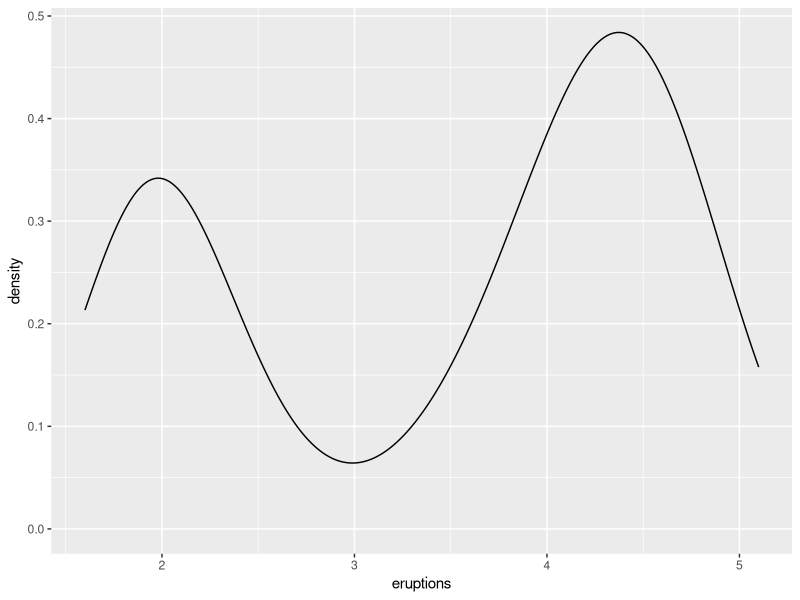
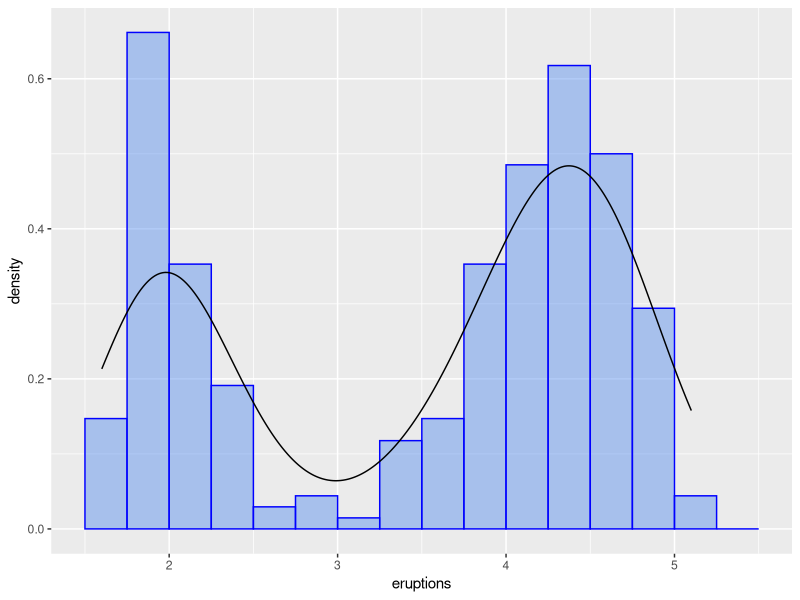
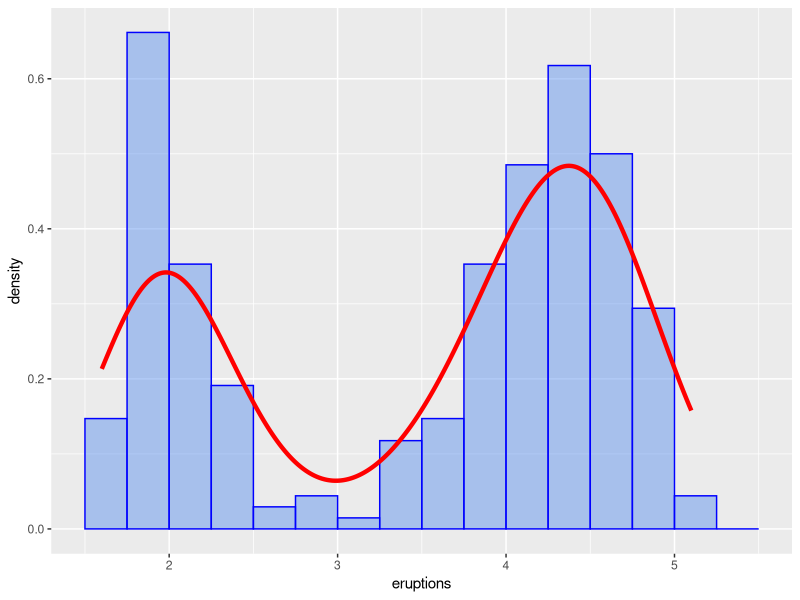
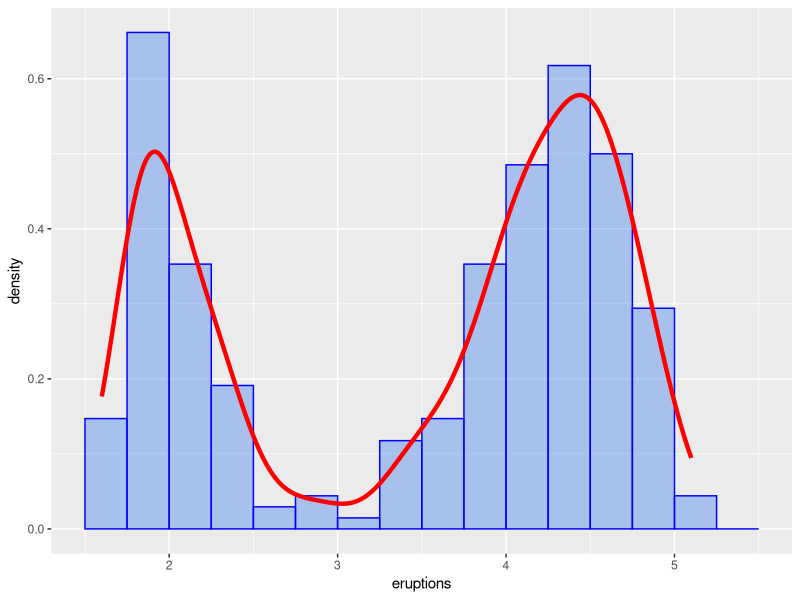
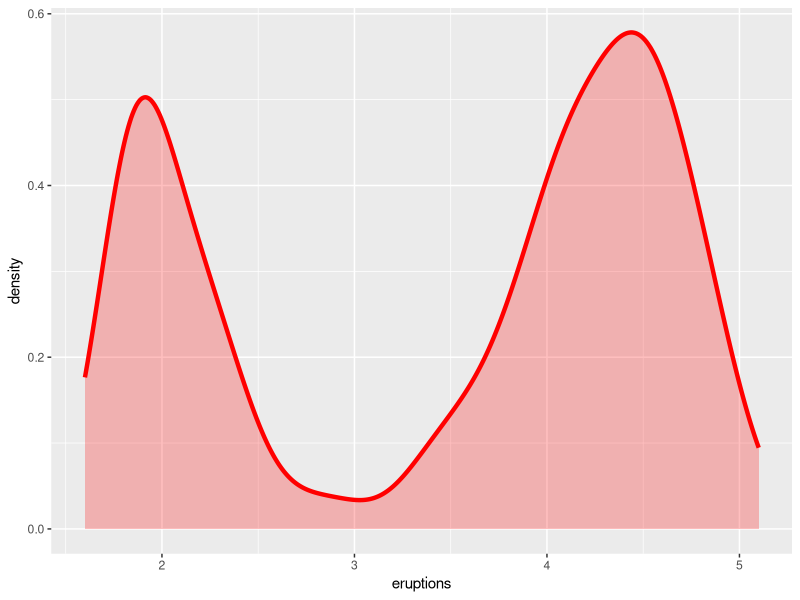

The R source for these figures, in order:
## ---- chunk 1
knitr::opts_chunk$set(echo = TRUE, error = TRUE)
## ---- chunk 2
library(ggplot2)
ggplot(faithful) +
  geom_density(aes(x = eruptions))

## ---- chunk 3
ggplot(faithful, aes(x = eruptions, y = after_stat(density))) +
  geom_histogram(breaks = seq(1.5, 5.5, .25), color = "blue",
                 fill = "cornflowerblue", alpha = .5) +
  geom_density()
## ---- chunk 4
ggplot(faithful, aes(x = eruptions, y = after_stat(density))) +
  geom_histogram(breaks = seq(1.5, 5.5, .25), color = "blue",
                 fill = "cornflowerblue", alpha = .5) +
  geom_density(linewidth = 1.5, color = "red")
## ---- chunk 5
ggplot(faithful, aes(x = eruptions, y = after_stat(density))) +
  geom_histogram(breaks = seq(1.5, 5.5, .25), color = "blue",
                 fill = "cornflowerblue", alpha = .5) +
  geom_density(adjust = 0.5, linewidth = 1.5, color = "red")
## ---- chunk 6
ggplot(faithful, aes(x = eruptions, y = after_stat(density))) +
  geom_density(adjust = 0.5, linewidth = 1.5, color = "red",
               fill = "red", alpha = 0.25)
